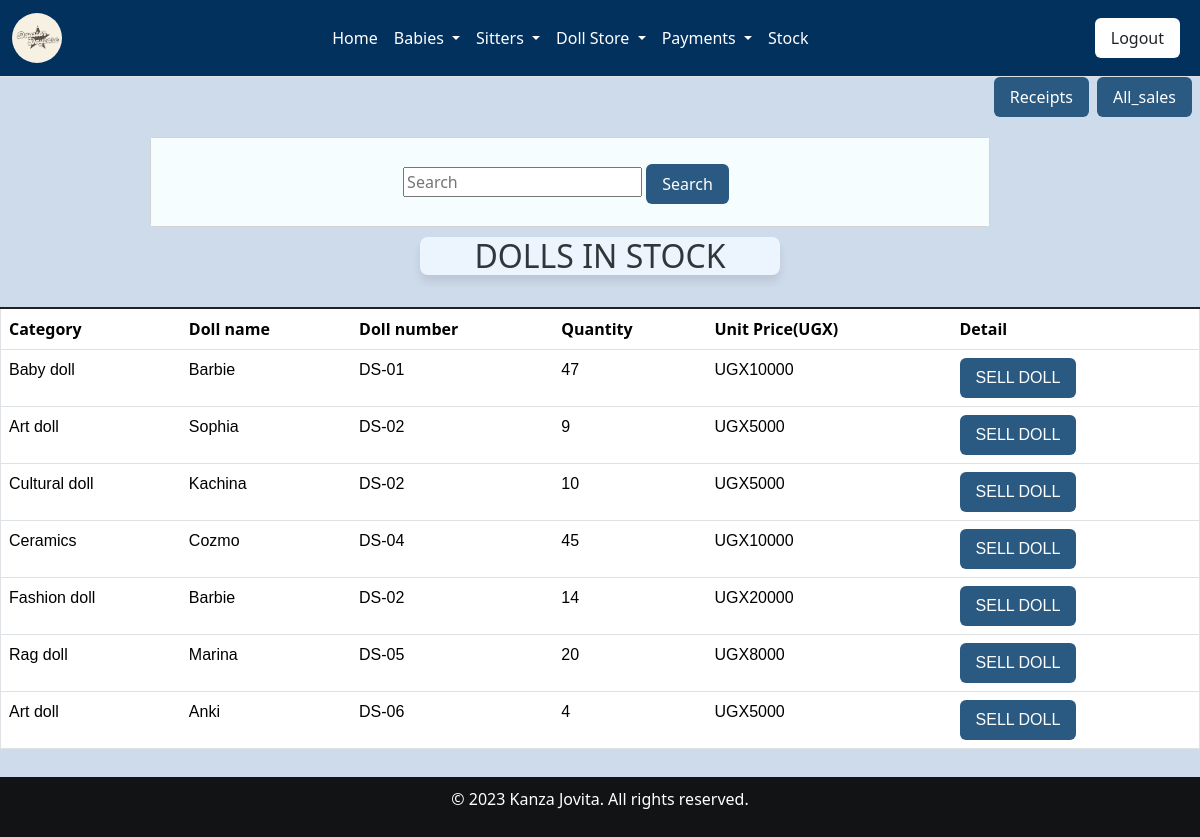
Page /doll/ (signed in) on the committed database.
### home/models.py (models this page shows, shortened)
class Doll(models.Model):
    c_doll=models.ForeignKey(Category_doll, on_delete=models.CASCADE,null=True, blank=True)
    name_of_the_doll =models.CharField(max_length=200,null=True, blank=True)
    doll_number = models.CharField(max_length=200,null=True, blank=True)
    quantity=models.IntegerField(default=0)
    issued_quantity=models.IntegerField(default=0,blank=True,null=True)
    received_quantity=models.IntegerField(default=0,null=False,blank=False)
    Unit_price=models.IntegerField(default=0,null=False, blank=False)
    date=models.DateField(default=timezone.now)

class Category_doll(models.Model):
     name = models.CharField(max_length=100,null=True, blank=True)
     def __str__(self):
         return str(self.name)

### home/views.py (the view)
# urls.py: path('doll/', views.doll, name='doll'),
@login_required
def doll(request):
    dolls = Doll.objects.all()  # Retrieving all doll objects
    return render(request, 'doll.html', {'dolls': dolls})

### home/templates/doll.html (shortened to what this page needs)
{% extends 'base.html' %}
{% load static %}
{% block content %}
<div class="project-container">
<div class="button-container">
    <a href="{% url 'receipt' %}" class="hover_button"><input type="submit" value="Receipts" class="btn btn-primary" placeholder="Receipts"/></a>
    <a href="{% url 'all_sales' %}" class="hover-button"><input type="submit" value="All_sales" class="btn btn-primary" type="button"/></a>
</div>
<div class="card" style="width: 70%; height: 90px; margin-left: 150px;">
    <div class="card-body" style="color: black; background-color:#f5fdff;">
        <div class="project-container">
                <form method="GET" action="{% url 'search_doll' %}" style="width: 100%; text-align: center; margin-top: 10px;" class="search">
                    <input type="text" name="search" placeholder="Search" class="search-input">
                    <button type="submit" class="btn btn-dark btn" >Search</button>
                </form>
            </div>
        </div>
    </div>
</div>
<div class="card-header">
    <h2>DOLLS IN STOCK</h2>
</div>
<br>
<table class="table table-bordered"  style="border-top: 2px solid rgb(34,32,32);">
    <thead class="thead-dark table-bordered">
        <tr>
            <th scope="col" class="project-h1">Category</th>
            <th scope="col" class="project-h1">Doll name</th>
            <th scope="col" class="project-h1">Doll number</th>
            <th scope="col" class="project-h1">Quantity</th>
            <th scope="col" class="project-h1">Unit Price(UGX)</th>
            <th scope="col" class="project-h1">Detail</th>
        </tr>
    </thead>
    {% for doll in dolls %}
    <tbody>
        <tr style="font-family: sans-serif;">
            <td>{{doll.c_doll}}</td>
            <td>{{doll.name_of_the_doll}}</td>
            <td>{{doll.doll_number}}</td>
            <td>{{doll.quantity}}</td>
            <td>UGX{{doll.Unit_price}}</td>
            <div>
                <td>
                    <a href="{% url 'dollcorner' doll_id=doll.id %}" class="btn btn-primary">SELL DOLL</a>
                </td>
            </div>
        </tr>
    </tbody>
    {% endfor %}
</table>
{% endblock %}

### home/static/css/main.css (style rules this page uses)
.card-header { border: 1px #333; opacity:90%; width: 87%; text-align: center; box-shadow: 0 7px 10px rgba(0, 0, 0, 0.1); border-radius: 8px; width:30%; margin: 0 auto; margin-top: 10px; background-color: aliceblue; text-align: center; }
.table th, .table td { padding: 8px; text-align: left; border: none; outline: none; }
.table th { color: rgb(39, 38, 38); }
.table th, .table td { white-space: nowrap; }
.table { text-align: center; }

### home/templates/doll.html (style rules this page uses)
.button-container { display: flex; justify-content: flex-end; margin-bottom: 20px; }
body { background-color: rgba(158, 184, 217, 0.5); }
.btn { background-color: #2a5982; color: #fff; border: none; padding: 0.5rem 1rem; margin-right: 0.5rem; cursor: pointer; }
.card-header { border: 1px #333; opacity:90%; width: 87%; text-align: center; box-shadow: 0 7px 10px rgba(0, 0, 0, 0.1); border-radius: 8px; width:30%; margin: 0 auto; margin-top: 10px; background-color: aliceblue; text-align: center; }
.table { width: 100%; border-collapse: collapse; border: 1px solid #dee2e6; }
th, td { border: 1px solid #dee2e6; padding: 0.75rem; text-align: left; }
th { background-color: #f0f0f0; }

### rows in the picture
Doll: c_doll "Baby doll", name_of_the_doll "Barbie", doll_number "DS-01", quantity "47", Unit_price "10000"
Doll: c_doll "Art doll", name_of_the_doll "Sophia", doll_number "DS-02", quantity "9", Unit_price "5000"
Doll: c_doll "Cultural doll", name_of_the_doll "Kachina", doll_number "DS-02", quantity "10", Unit_price "5000"
Doll: c_doll "Ceramics", name_of_the_doll "Cozmo", doll_number "DS-04", quantity "45", Unit_price "10000"
Doll: c_doll "Fashion doll", name_of_the_doll "Barbie", doll_number "DS-02", quantity "14", Unit_price "20000"
Doll: c_doll "Rag doll", name_of_the_doll "Marina", doll_number "DS-05", quantity "20", Unit_price "8000"
Doll: c_doll "Art doll", name_of_the_doll "Anki", doll_number "DS-06", quantity "4", Unit_price "5000"
